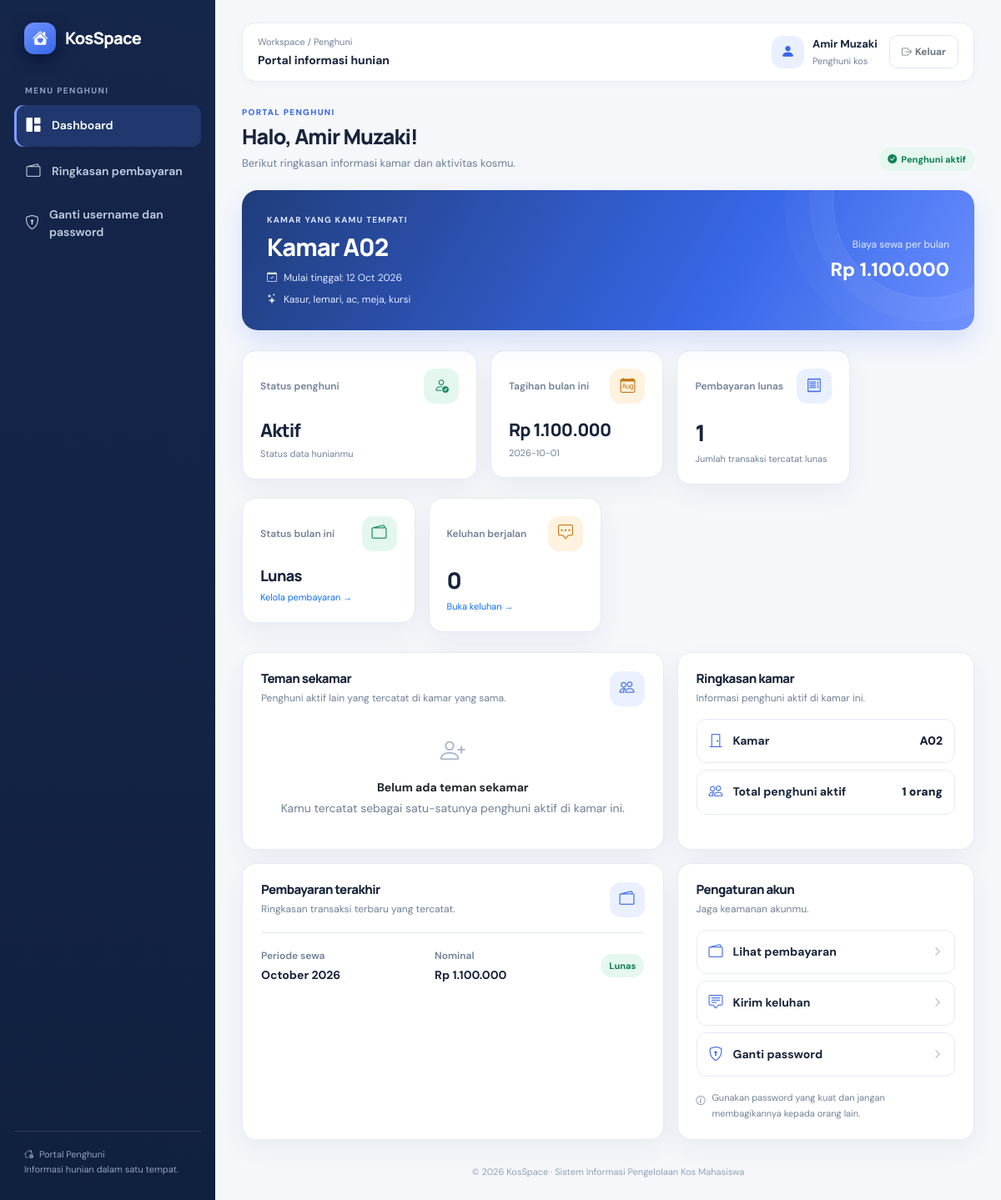
The app's page /penghuni/dashboard.php (signed in) with its own data.
### tables this page shows
CREATE TABLE `penghuni` (
  `id_penghuni` int(10) UNSIGNED NOT NULL,
  `id_user` int(10) UNSIGNED DEFAULT NULL,
  `id_kamar` int(10) UNSIGNED DEFAULT NULL,
  `nama` varchar(100) NOT NULL,
  `nomor_identitas_mahasiswa` varchar(30) NOT NULL,
  `no_telepon` varchar(20) DEFAULT NULL,
  `tanggal_mulai_tinggal` date NOT NULL,
  `status_penghuni` enum('aktif','nonaktif') NOT NULL DEFAULT 'aktif',
  `created_at` timestamp NOT NULL DEFAULT current_timestamp()
);

CREATE TABLE `kamar` (
  `id_kamar` int(10) UNSIGNED NOT NULL,
  `nomor_kamar` varchar(20) NOT NULL,
  `harga_sewa` decimal(12,2) NOT NULL,
  `fasilitas` text DEFAULT NULL,
  `status_kamar` enum('tersedia','terisi') NOT NULL DEFAULT 'tersedia',
  `created_at` timestamp NOT NULL DEFAULT current_timestamp(),
  `updated_at` timestamp NOT NULL DEFAULT current_timestamp() ON UPDATE current_timestamp()
);

CREATE TABLE `pembayaran` (
  `id_pembayaran` int(10) UNSIGNED NOT NULL,
  `id_penghuni` int(10) UNSIGNED NOT NULL,
  `tanggal_pembayaran` date DEFAULT NULL,
  `periode_sewa` date NOT NULL,
  `jumlah_pembayaran` decimal(12,2) NOT NULL,
  `status_pembayaran` enum('belum_bayar','lunas','terlambat') NOT NULL DEFAULT 'belum_bayar',
  `created_at` timestamp NOT NULL DEFAULT current_timestamp()
);

### penghuni/dashboard.php (the view, shortened to what this page needs)
<?php
require_once __DIR__ . '/../config/database.php';
$stmt = $pdo->prepare(
    'SELECT p.*, k.nomor_kamar, k.harga_sewa, k.fasilitas
     FROM penghuni p LEFT JOIN kamar k ON p.id_kamar = k.id_kamar
     WHERE p.id_user = :id_user LIMIT 1'
);
$stmt->execute(['id_user' => $_SESSION['id_user']]);
$penghuni = $stmt->fetch();
$jumlahPembayaran = 0;
$jumlahKeluhan = 0;
$pembayaranTerakhir = null;
if ($penghuni) {
    $stmt = $pdo->prepare("SELECT COUNT(*) FROM pembayaran WHERE id_penghuni = :id AND status_pembayaran = 'lunas'");
    $stmt->execute(['id' => $penghuni['id_penghuni']]);
    $jumlahPembayaran = (int) $stmt->fetchColumn();
    $stmt = $pdo->prepare("SELECT COUNT(*) FROM keluhan WHERE id_penghuni = :id AND status_penanganan != 'selesai'");
    $stmt->execute(['id' => $penghuni['id_penghuni']]);
    $jumlahKeluhan = (int) $stmt->fetchColumn();
    $stmt = $pdo->prepare('SELECT * FROM pembayaran WHERE id_penghuni = :id ORDER BY id_pembayaran DESC LIMIT 1');
    $stmt->execute(['id' => $penghuni['id_penghuni']]);
    $pembayaranTerakhir = $stmt->fetch();
    $temanSekamar = [];
    if (!empty($penghuni['id_kamar']) && ($penghuni['status_penghuni'] ?? '') === 'aktif') {
        $stmt = $pdo->prepare("SELECT id_penghuni, nama, nomor_identitas_mahasiswa FROM penghuni WHERE id_kamar = :id_kamar AND status_penghuni = 'aktif' AND id_penghuni <> :id_penghuni ORDER BY nama ASC");
        $stmt->execute(['id_kamar' => $penghuni['id_kamar'], 'id_penghuni' => $penghuni['id_penghuni']]);
        $temanSekamar = $stmt->fetchAll();
    }
    $periodeBulanDashboard = date('Y-m-01');
    $cekBulan = $pdo->prepare('SELECT status_pembayaran, jumlah_pembayaran FROM pembayaran WHERE id_penghuni=:id AND (periode_sewa=:periode OR periode_sewa=:iso OR periode_sewa=:nama) ORDER BY id_pembayaran DESC LIMIT 1');
    $cekBulan->execute(['id'=>$penghuni['id_penghuni'], 'periode'=>$periodeBulanDashboard, 'iso'=>date('Y-m'), 'nama'=>date('F Y')]);
    $pembayaranBulanIni = $cekBulan->fetch();
}
function rupiahPenghuni(float $angka): string { return 'Rp ' . number_format($angka, 0, ',', '.'); }
function aman(?string $teks): string { return htmlspecialchars($teks ?? '', ENT_QUOTES, 'UTF-8'); }
?>
<!DOCTYPE html>
<html lang="id">
<head>
    <link href="https://cdn.jsdelivr.net/npm/bootstrap@5.3.3/dist/css/bootstrap.min.css" rel="stylesheet">
    <link href="https://cdn.jsdelivr.net/npm/bootstrap-icons@1.11.3/font/bootstrap-icons.min.css" rel="stylesheet">
    <link href="../assets/css/app.css" rel="stylesheet">
</head>
<body>
<div class="app-shell d-flex">
    <aside class="sidebar">
        <a class="brand" href="dashboard.php"><span class="brand-mark"><i class="bi bi-house-heart-fill"></i></span><span>KosSpace</span></a>
        <div class="sidebar-label">Menu penghuni</div>
        <nav class="side-nav">
            <a class="active" href="dashboard.php"><i class="bi bi-grid-1x2-fill"></i>Dashboard</a>
            <a href="#informasi-pembayaran"><i class="bi bi-wallet2"></i>Ringkasan pembayaran</a>
            <a href="ganti_password.php"><i class="bi bi-shield-lock"></i>Ganti username dan password</a>
        </nav>
        <div class="sidebar-footer"><i class="bi bi-house-check me-1"></i> Portal Penghuni<br>Informasi hunian dalam satu tempat.</div>
    </aside>
    <main class="app-main">
        <header class="topbar">
            <div><div class="topbar-kicker">Workspace / Penghuni</div><div class="topbar-title">Portal informasi hunian</div></div>
            <div class="user-chip">
                <div class="avatar"><i class="bi bi-person-fill"></i></div>
                <div class="d-none d-sm-block"><div class="user-name"><?= aman($_SESSION['nama'] ?? 'Penghuni') ?></div><div class="user-role">Penghuni kos</div></div>
                <a href="../logout.php" class="btn btn-outline-secondary ms-1"><i class="bi bi-box-arrow-right me-1"></i><span class="d-none d-sm-inline">Keluar</span></a>
            </div>
        </header>
        <section class="page-heading">
            <div><div class="eyebrow">Portal penghuni</div><h1>Halo, <?= aman($_SESSION['nama'] ?? 'Penghuni') ?>!</h1><p>Berikut ringkasan informasi kamar dan aktivitas kosmu.</p></div>
            <?php if ($penghuni && ($penghuni['status_penghuni'] ?? '') === 'aktif'): ?><span class="soft-badge"><i class="bi bi-check-circle-fill"></i> Penghuni aktif</span><?php endif; ?>
        </section>
        <?php if (!$penghuni): ?>
            <div class="panel py-5 mb-4"><div class="empty-state"><i class="bi bi-person-exclamation"></i><h5 class="fw-bold text-dark">Data penghuni belum tersedia</h5><p class="mb-0">Akunmu belum dihubungkan dengan data penghuni. Silakan hubungi pengelola kos.</p></div></div>
        <?php else: ?>
            <section class="room-banner mb-4">
                <div class="row align-items-center g-4 room-banner-content">
                    <div class="col-md-7">
                        <div class="small mb-2" style="color:#dbe5ff;font-weight:700;letter-spacing:.12em;font-size:10px">KAMAR YANG KAMU TEMPATI</div>
                        <h2>Kamar <?= aman($penghuni['nomor_kamar'] ?? 'Belum ditentukan') ?></h2>
                        <div class="room-meta"><i class="bi bi-calendar-check me-2"></i>Mulai tinggal: <?= !empty($penghuni['tanggal_mulai_tinggal']) ? date('d M Y', strtotime($penghuni['tanggal_mulai_tinggal'])) : 'Belum diatur' ?></div>
                        <?php if (!empty($penghuni['fasilitas'])): ?><div class="room-meta mt-2"><i class="bi bi-stars me-2"></i><?= aman($penghuni['fasilitas']) ?></div><?php endif; ?>
                    </div>
                    <div class="col-md-5 text-md-end">
                        <div class="room-meta mb-1">Biaya sewa per bulan</div>
                        <div class="room-price"><?= rupiahPenghuni((float)($penghuni['harga_sewa'] ?? 0)) ?></div>
                    </div>
                </div>
            </section>
            <section class="row g-3 mb-4">
                <div class="col-6 col-xl-4"><div class="stat-card"><div class="stat-top"><span class="stat-label">Status penghuni</span><span class="stat-icon icon-green"><i class="bi bi-person-check"></i></span></div><div class="stat-value" style="font-size:22px"><?= aman(ucfirst($penghuni['status_penghuni'] ?? 'Belum diatur')) ?></div><div class="stat-foot">Status data hunianmu</div></div></div>
                <div class="col-6 col-xl-3"><div class="stat-card"><div class="stat-top"><span class="stat-label">Tagihan bulan ini</span><span class="stat-icon icon-orange"><i class="bi bi-calendar-month"></i></span></div><div class="stat-value" style="font-size:21px"><?= rupiahPenghuni((float)($penghuni['harga_sewa'] ?? 0)) ?></div><div class="stat-foot"><?= aman($periodeBulanDashboard) ?></div></div></div>
                <div class="col-6 col-xl-3"><div class="stat-card"><div class="stat-top"><span class="stat-label">Pembayaran lunas</span><span class="stat-icon icon-blue"><i class="bi bi-receipt"></i></span></div><div class="stat-value"><?= number_format($jumlahPembayaran) ?></div><div class="stat-foot">Jumlah transaksi tercatat lunas</div></div></div>
                <div class="col-12 col-xl-3"><div class="stat-card"><div class="stat-top"><span class="stat-label">Status bulan ini</span><span class="stat-icon icon-green"><i class="bi bi-wallet2"></i></span></div><div class="stat-value" style="font-size:18px"><?= aman($pembayaranBulanIni ? ($pembayaranBulanIni['status_pembayaran']==='lunas' ? 'Lunas' : 'Menunggu') : 'Belum bayar') ?></div><div class="stat-foot"><a href="pembayaran.php" class="text-decoration-none">Kelola pembayaran →</a></div></div></div>
                <div class="col-12 col-xl-3"><div class="stat-card"><div class="stat-top"><span class="stat-label">Keluhan berjalan</span><span class="stat-icon icon-orange"><i class="bi bi-chat-square-dots"></i></span></div><div class="stat-value"><?= number_format($jumlahKeluhan) ?></div><div class="stat-foot"><a href="keluhan.php" class="text-decoration-none">Buka keluhan →</a></div></div></div>
            </section>
            <section class="row g-3 mb-3">
                <div class="col-lg-7">
                    <div class="panel h-100">
                        <div class="d-flex justify-content-between align-items-start gap-3 mb-3">
                            <div><h2 class="panel-title">Teman sekamar</h2><div class="panel-subtitle">Penghuni aktif lain yang tercatat di kamar yang sama.</div></div>
                            <span class="stat-icon icon-blue"><i class="bi bi-people"></i></span>
                        </div>
                        <?php if ($temanSekamar): ?>
                            <?php foreach ($temanSekamar as $teman): ?>
                                <div class="quick-link mt-2">
                                    <i class="bi bi-person-circle"></i>
                                    <span class="flex-grow-1"><strong><?= aman($teman['nama']) ?></strong><small class="d-block text-secondary"><?= aman($teman['nomor_identitas_mahasiswa']) ?></small></span>
                                </div>
                            <?php endforeach; ?>
                        <?php else: ?>
                            <div class="empty-state py-3"><i class="bi bi-person-plus"></i><div class="fw-bold text-dark mb-1">Belum ada teman sekamar</div><p class="mb-0">Kamu tercatat sebagai satu-satunya penghuni aktif di kamar ini.</p></div>
                        <?php endif; ?>
                    </div>
                </div>
                <div class="col-lg-5">
                    <div class="panel h-100">
                        <h2 class="panel-title">Ringkasan kamar</h2>
                        <div class="panel-subtitle mb-3">Informasi penghuni aktif di kamar ini.</div>
                        <div class="quick-link"><i class="bi bi-door-closed"></i><span class="flex-grow-1">Kamar</span><strong><?= aman($penghuni['nomor_kamar'] ?? '-') ?></strong></div>
                        <div class="quick-link mt-2"><i class="bi bi-people"></i><span class="flex-grow-1">Total penghuni aktif</span><strong><?= count($temanSekamar) + 1 ?> orang</strong></div>
                    </div>
                </div>
            </section>
            <section class="row g-3">
                <div class="col-lg-7" id="informasi-pembayaran">
                    <div class="panel h-100">
                        <div class="d-flex justify-content-between align-items-start gap-3 mb-3"><div><h2 class="panel-title">Pembayaran terakhir</h2><div class="panel-subtitle">Ringkasan transaksi terbaru yang tercatat.</div></div><span class="stat-icon icon-blue"><i class="bi bi-wallet2"></i></span></div>
                        <?php if ($pembayaranTerakhir): ?>
                            <div class="divider"></div>
                            <div class="d-flex justify-content-between align-items-center flex-wrap gap-3">
                                <div><div class="stat-label mb-1">Periode sewa</div><div class="fw-bold"><?= !empty($pembayaranTerakhir['periode_sewa']) ? date('F Y', strtotime($pembayaranTerakhir['periode_sewa'])) : '-' ?></div></div>
                                <div><div class="stat-label mb-1">Nominal</div><div class="fw-bold"><?= rupiahPenghuni((float)($pembayaranTerakhir['jumlah_pembayaran'] ?? 0)) ?></div></div>
                                <?php $statusBayar = strtolower((string)($pembayaranTerakhir['status_pembayaran'] ?? '')); ?>
                                <span class="soft-badge <?= $statusBayar === 'lunas' ? '' : 'pending' ?>"><?= aman(ucfirst($statusBayar ?: 'Belum diatur')) ?></span>
                            </div>
                        <?php else: ?>
                            <div class="empty-state"><i class="bi bi-receipt"></i><div class="fw-bold text-dark mb-1">Belum ada riwayat pembayaran</div><p class="mb-0">Informasi pembayaran akan tampil di sini setelah data dicatat.</p></div>
                        <?php endif; ?>
                    </div>
                </div>
                <div class="col-lg-5">
                    <div class="panel h-100">
                        <h2 class="panel-title">Pengaturan akun</h2><div class="panel-subtitle mb-3">Jaga keamanan akunmu.</div>
                        <a href="pembayaran.php" class="quick-link"><i class="bi bi-wallet2"></i><span class="flex-grow-1">Lihat pembayaran</span><i class="bi bi-chevron-right" style="font-size:12px;color:#8c9ab0"></i></a>
                        <a href="keluhan.php" class="quick-link mt-2"><i class="bi bi-chat-square-text"></i><span class="flex-grow-1">Kirim keluhan</span><i class="bi bi-chevron-right" style="font-size:12px;color:#8c9ab0"></i></a>
                        <a href="ganti_password.php" class="quick-link mt-2"><i class="bi bi-shield-lock"></i><span class="flex-grow-1">Ganti password</span><i class="bi bi-chevron-right" style="font-size:12px;color:#8c9ab0"></i></a>
                        <div class="d-flex align-items-start gap-2 mt-3" style="color:var(--ks-muted);font-size:11px;line-height:1.7"><i class="bi bi-info-circle mt-1"></i><span>Gunakan password yang kuat dan jangan membagikannya kepada orang lain.</span></div>
                    </div>
                </div>
            </section>
        <?php endif; ?>
        <footer class="app-footer">&copy; <?= date('Y') ?> KosSpace · Sistem Informasi Pengelolaan Kos Mahasiswa</footer>
    </main>
</div>
</body>
</html>

### records on screen
penghuni: id_kamar.nomor_kamar "A02", tanggal_mulai_tinggal "12 Oct 2026", id_kamar.fasilitas "Kasur, lemari, ac, meja, kursi", id_kamar.harga_sewa "Rp 1.100.000", status_penghuni "Aktif"
pembayaran: status_pembayaran "Lunas", periode_sewa "October 2026", jumlah_pembayaran "Rp 1.100.000"

### other values on screen
aman($_SESSION['nama'] ?? 'Penghuni') "Amir Muzaki"
$jumlahPembayaran "1"
$jumlahKeluhan "0"
count($temanSekamar) + 1 "1"
